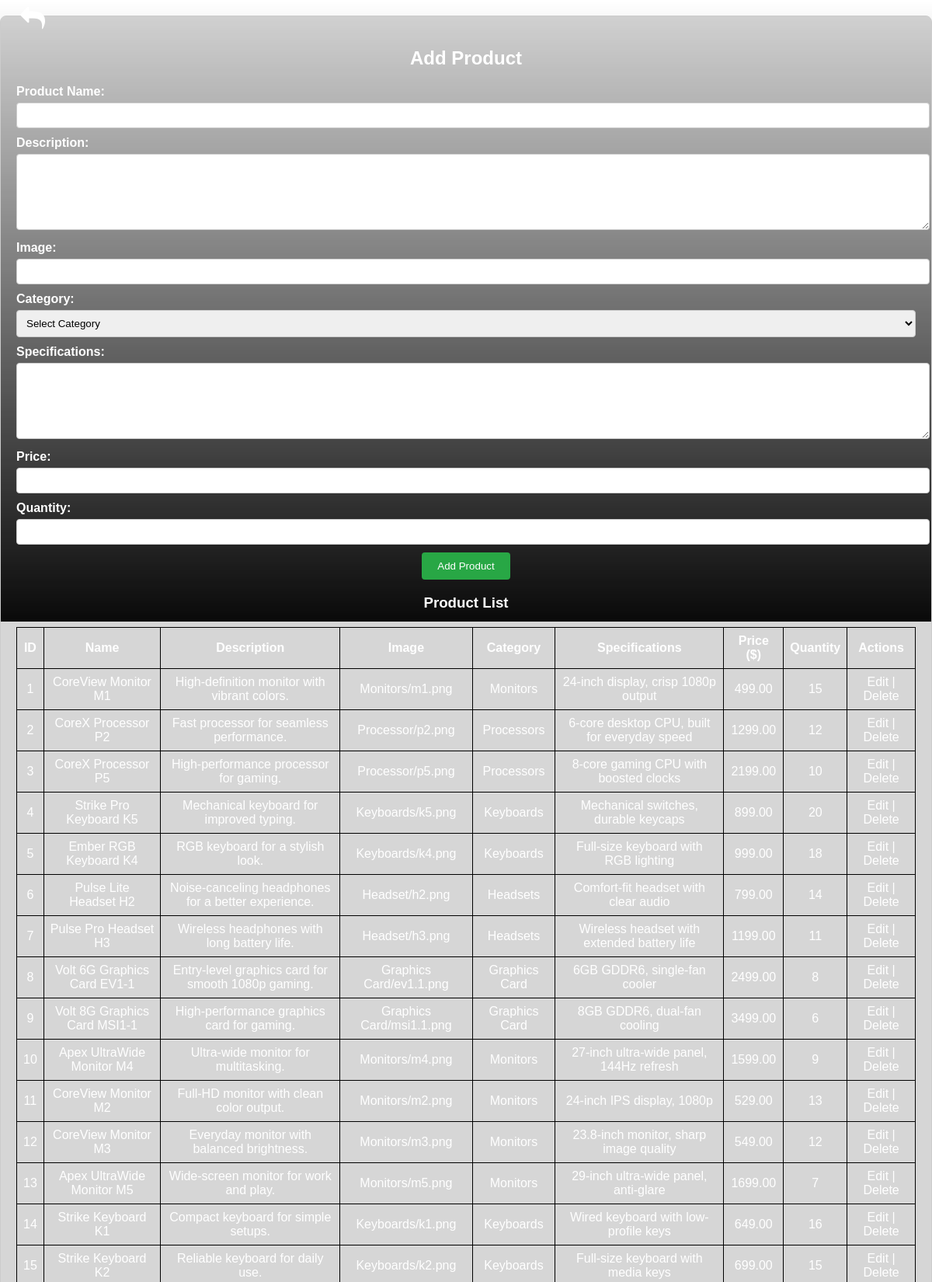
Screenshot of /adminproducts.php (upper part) with the database file from the repository.
### tables this page shows
CREATE TABLE IF NOT EXISTS `cgt_products` (
  `product_id` INT UNSIGNED NOT NULL AUTO_INCREMENT,
  `product_name` VARCHAR(255) NOT NULL,
  `product_desc` TEXT NOT NULL,
  `product_image` VARCHAR(255) NOT NULL,
  `product_category` VARCHAR(100) NOT NULL,
  `product_specs` TEXT DEFAULT NULL,
  `product_price` DECIMAL(10,2) NOT NULL DEFAULT 0.00,
  `quantity` INT UNSIGNED NOT NULL DEFAULT 0,
  PRIMARY KEY (`product_id`),
  KEY `idx_cgt_products_category` (`product_category`)
);

### adminproducts.php (the view, shortened to what this page needs)
<?php
include '../Project in WST/server/server.php';
$product_to_edit = null;
$products = $conn->query("SELECT * FROM cgt_products");
?>
<!DOCTYPE html>
<html lang="en">
<head>
    <link rel="stylesheet" href="font-awesome-4.7.0/css/font-awesome.min.css">
</head>
<body>
    <div class="video-background">
    </div>
    <button class="btn-return" onclick="window.location.href='adminwebsite.php'">
        <i class="fa fa-reply"></i>
    </button>
    <div class="container">
        <h2><?php echo $product_to_edit ? "Edit Product" : "Add Product"; ?></h2>
        <form action="adminproducts.php" method="post">
            <label>Product Name:</label>
            <input type="text" name="product_name" value="<?php echo $product_to_edit ? $product_to_edit['product_name'] : ''; ?>" required>
            <label>Description:</label>
            <textarea name="product_desc" required><?php echo $product_to_edit ? $product_to_edit['product_desc'] : ''; ?></textarea>
            <label>Image:</label>
            <input type="text" name="product_image" value="<?php echo $product_to_edit ? $product_to_edit['product_image'] : ''; ?>" required>
            <label>Category:</label>
            <select name="product_category" required>
                <option value="">Select Category</option>
            </select>
            <label>Specifications:</label>
            <textarea name="product_specs" required><?php echo $product_to_edit ? $product_to_edit['product_specs'] : ''; ?></textarea>
            <label>Price:</label>
            <input type="number" name="product_price" step="0.01" value="<?php echo $product_to_edit ? $product_to_edit['product_price'] : ''; ?>" required>
            <label>Quantity:</label>
            <input type="number" name="quantity" value="<?php echo $product_to_edit ? $product_to_edit['quantity'] : ''; ?>" required>
            <button type="submit"><?php echo $product_to_edit ? "Save Product" : "Add Product"; ?></button>
        </form>
        <h3>Product List</h3>
        <table>
            <tr>
                <th>ID</th>
                <th>Name</th>
                <th>Description</th>
                <th>Image</th>
                <th>Category</th>
                <th>Specifications</th>
                <th>Price ($)</th>
                <th>Quantity</th>
                <th>Actions</th>
            </tr>
            <?php while($row = $products->fetch_assoc()): ?>
            <tr>
                <td><?php echo $row['product_id']; ?></td>
                <td><?php echo $row['product_name']; ?></td>
                <td><?php echo $row['product_desc']; ?></td>
                <td><?php echo $row['product_image']; ?></td>
                <td><?php echo $row['product_category']; ?></td>
                <td><?php echo $row['product_specs']; ?></td>
                <td><?php echo $row['product_price']; ?></td>
                <td><?php echo $row['quantity']; ?></td>
                <td>
                    <a href="adminproducts.php?edit_id=<?php echo $row['product_id']; ?>" class ="action">Edit</a> |
                    <a href="adminproducts.php?delete_id=<?php echo $row['product_id']; ?>" onclick="return confirm('Are you sure?')" class = "action">Delete</a>
                </td>
            </tr>
            <?php endwhile; ?>
        </table>
    </div>
</body>
</html>

### adminproducts.php (style rules this page uses)
body { display: flex; justify-content: center; align-items: center; min-height: 100vh; margin: 0; font-family: Arial, sans-serif; }
.container { text-align: center; max-width: 100%; margin: 20px auto; padding: 20px; border: 1px solid #ccc; border-radius: 8px; color: white; background-color: rgba(50, 50, 50, 0.2); }
form label { display: block; font-weight: bold; margin-bottom: 5px; text-align: left; }
form input[type="text"], form input[type="number"], form textarea, form select { width: 100%; padding: 8px; margin-bottom: 10px; border: 1px solid #ccc; border-radius: 4px; }
form textarea { height: 80px; }
form button { padding: 10px 20px; background-color: #28a745; color: white; border: none; border-radius: 4px; cursor: pointer; }
table { width: 100%; border-collapse: collapse; margin-top: 20px; }
table, th, td { border: 1px solid black; padding: 8px; text-align: center; color: white; }
a { text-decoration: none; color: white; }
.video-background { position: fixed; top: 0; left: 0; width: 100vw; height: 100vh; overflow: hidden; z-index: -1; }
.video-background::before { content: ''; position: absolute; top: 0; left: 0; width: 100%; height: 100%; background: linear-gradient(to bottom, rgba(0, 0, 0, 0), rgba(0, 0, 0, 1)); z-index: 1; }
.btn-return { position: absolute; top: 5px; left: 20px; background-color: transparent; border: none; color: white; font-size: 2rem; cursor: pointer; transition: color 0.3s ease; }

### rows the page displays
cgt_products: product_id "1", product_name "CoreView Monitor M1", product_desc "High-definition monitor with vibrant colors.", product_image "Monitors/m1.png", product_category "Monitors", product_specs "24-inch display, crisp 1080p output", product_price "499.00", quantity "15"
cgt_products: product_id "2", product_name "CoreX Processor P2", product_desc "Fast processor for seamless performance.", product_image "Processor/p2.png", product_category "Processors", product_specs "6-core desktop CPU, built for everyday speed", product_price "1299.00", quantity "12"
cgt_products: product_id "3", product_name "CoreX Processor P5", product_desc "High-performance processor for gaming.", product_image "Processor/p5.png", product_category "Processors", product_specs "8-core gaming CPU with boosted clocks", product_price "2199.00", quantity "10"
cgt_products: product_id "4", product_name "Strike Pro Keyboard K5", product_desc "Mechanical keyboard for improved typing.", product_image "Keyboards/k5.png", product_category "Keyboards", product_specs "Mechanical switches, durable keycaps", product_price "899.00", quantity "20"
cgt_products: product_id "5", product_name "Ember RGB Keyboard K4", product_desc "RGB keyboard for a stylish look.", product_image "Keyboards/k4.png", product_category "Keyboards", product_specs "Full-size keyboard with RGB lighting", product_price "999.00", quantity "18"
cgt_products: product_id "6", product_name "Pulse Lite Headset H2", product_desc "Noise-canceling headphones for a better experience.", product_image "Headset/h2.png", product_category "Headsets", product_specs "Comfort-fit headset with clear audio", product_price "799.00", quantity "14"
cgt_products: product_id "7", product_name "Pulse Pro Headset H3", product_desc "Wireless headphones with long battery life.", product_image "Headset/h3.png", product_category "Headsets", product_specs "Wireless headset with extended battery life", product_price "1199.00", quantity "11"
cgt_products: product_id "8", product_name "Volt 6G Graphics Card EV1-1", product_desc "Entry-level graphics card for smooth 1080p gaming.", product_image "Graphics Card/ev1.1.png", product_category "Graphics Card", product_specs "6GB GDDR6, single-fan cooler", product_price "2499.00", quantity "8"
cgt_products: product_id "9", product_name "Volt 8G Graphics Card MSI1-1", product_desc "High-performance graphics card for gaming.", product_image "Graphics Card/msi1.1.png", product_category "Graphics Card", product_specs "8GB GDDR6, dual-fan cooling", product_price "3499.00", quantity "6"
cgt_products: product_id "10", product_name "Apex UltraWide Monitor M4", product_desc "Ultra-wide monitor for multitasking.", product_image "Monitors/m4.png", product_category "Monitors", product_specs "27-inch ultra-wide panel, 144Hz refresh", product_price "1599.00", quantity "9"
cgt_products: product_id "11", product_name "CoreView Monitor M2", product_desc "Full-HD monitor with clean color output.", product_image "Monitors/m2.png", product_category "Monitors", product_specs "24-inch IPS display, 1080p", product_price "529.00", quantity "13"
cgt_products: product_id "12", product_name "CoreView Monitor M3", product_desc "Everyday monitor with balanced brightness.", product_image "Monitors/m3.png", product_category "Monitors", product_specs "23.8-inch monitor, sharp image quality", product_price "549.00", quantity "12"
cgt_products: product_id "13", product_name "Apex UltraWide Monitor M5", product_desc "Wide-screen monitor for work and play.", product_image "Monitors/m5.png", product_category "Monitors", product_specs "29-inch ultra-wide panel, anti-glare", product_price "1699.00", quantity "7"
cgt_products: product_id "14", product_name "Strike Keyboard K1", product_desc "Compact keyboard for simple setups.", product_image "Keyboards/k1.png", product_category "Keyboards", product_specs "Wired keyboard with low-profile keys", product_price "649.00", quantity "16"
cgt_products: product_id "15", product_name "Strike Keyboard K2", product_desc "Reliable keyboard for daily use.", product_image "Keyboards/k2.png", product_category "Keyboards", product_specs "Full-size keyboard with media keys", product_price "699.00", quantity "15"
